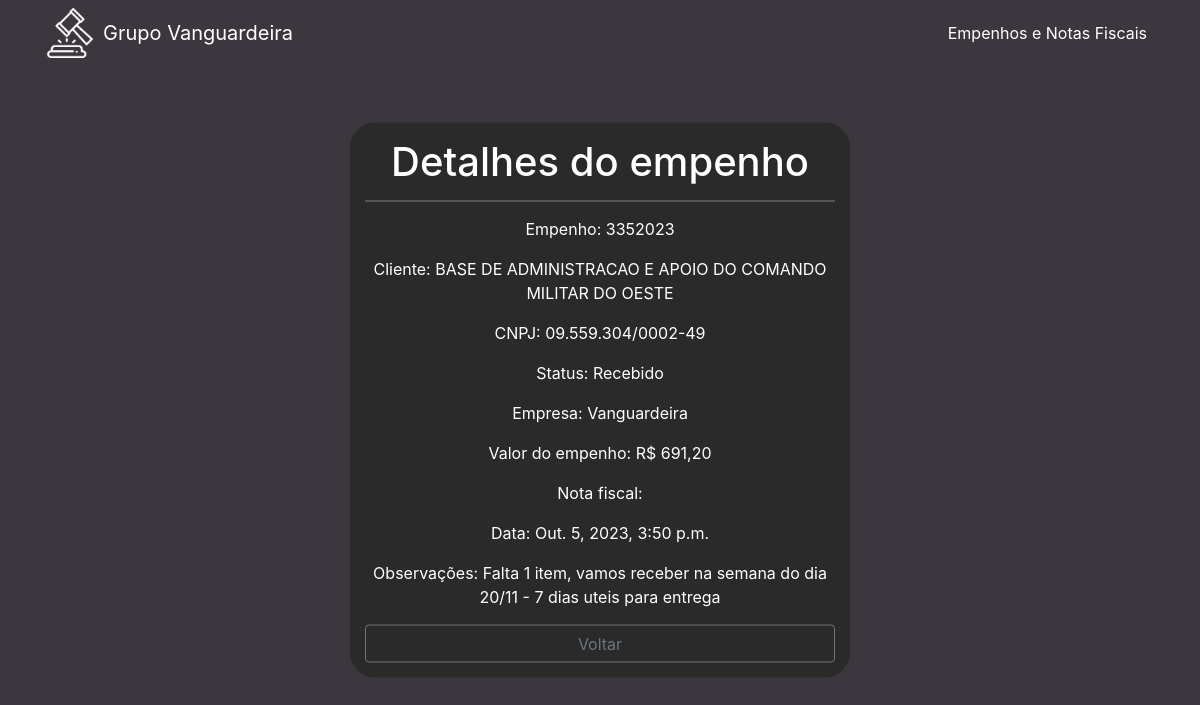
The app's page /detalhe/2179/, older data.
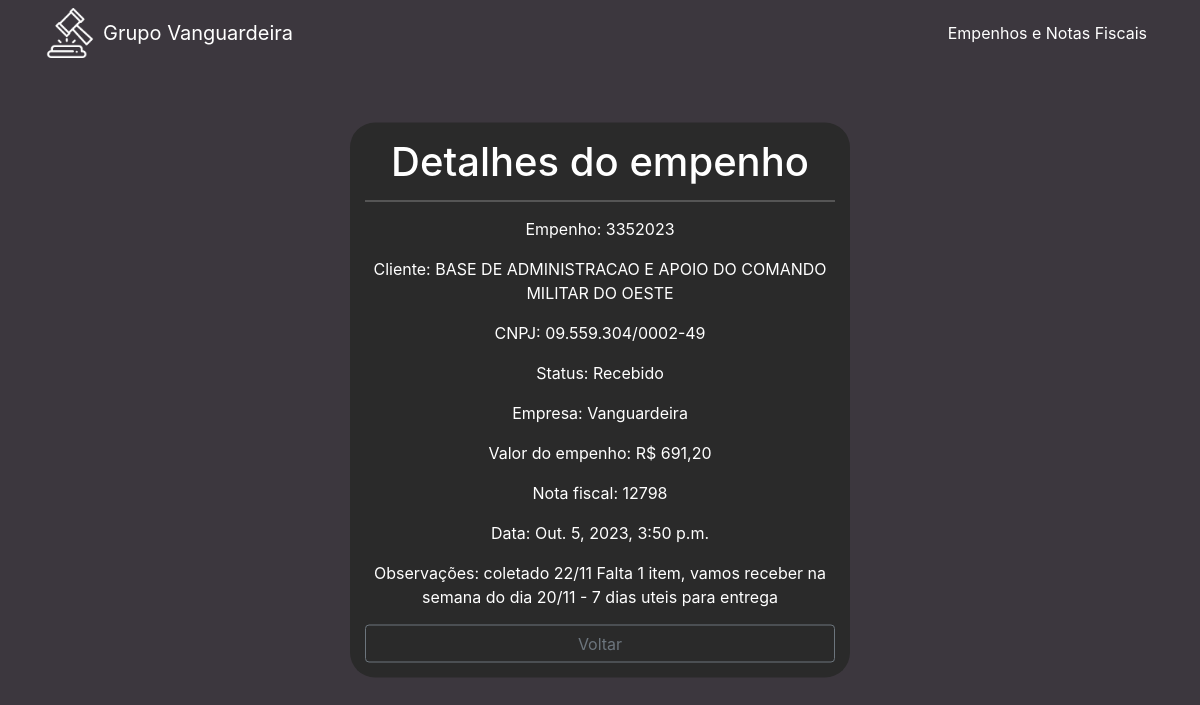
The same page, newer data.
### cliente/models.py (models this page shows, shortened)
class Cliente(models.Model):
    numero = models.CharField(max_length=255)
    nome = models.CharField(max_length=255)
    cnpj = models.CharField(max_length=255)
    data_criacao = models.DateTimeField(default=timezone.now)
    categoria = models.ForeignKey(Categoria, on_delete=models.DO_NOTHING)
    empresa = models.ForeignKey(Empresa, on_delete=models.DO_NOTHING)
    empenho = models.FileField(upload_to='empenhos/', max_length=500)
    nfe = models.FileField(upload_to='notas/', max_length=500, default='0', blank=True)
    n_nfe = models.CharField(max_length=255, blank=True)
    descricao = models.TextField(blank=True)
    valor = models.CharField(max_length=255)

class Categoria(models.Model):
    nome = models.CharField(max_length=255)
    def __str__(self):
        return self.nome

class Empresa(models.Model):
    nome = models.CharField(max_length=255)
    def __str__(self):
        return self.nome

### cliente/views.py (the view)
# urls.py: path('detalhe/<int:pk>/', views.detalhe, name="detalhe"),
def detalhe(request, pk):
    cliente = Cliente.objects.get(pk=pk)
    return render(request, 'cliente/detalhe.html', {'cliente': cliente})

### cliente/templates/cliente/detalhe.html
{% extends 'base.html' %}
{% block conteudo %}
<div class="contents">
    <h1>Detalhes do empenho</h1>
    <div class="contents-info">
        <p>Empenho: {{ cliente.numero }}</p>
        <p>Cliente: {{ cliente.nome }}</p>
        <p>CNPJ: {{ cliente.cnpj }}</p>
        <p>Status: {{ cliente.categoria }}</p>
        <p>Empresa: {{ cliente.empresa }}</p>
        <p>Valor do empenho: R$ {{ cliente.valor }}</p>
        <p>Nota fiscal: {{ cliente.n_nfe }}</p>
        <p>Data: {{ cliente.data_criacao }}</p>
        <p>Observações: {{ cliente.descricao }}</p>
        <a href="{{ request.META.HTTP_REFERER }}" class="btn btn-outline-secondary" style="width: 100%">Voltar</a>
    </div>
</div>
{% endblock%}

### templates/base.html (shortened to what this page needs)
{% load static %}
<!DOCTYPE html>
<html lang="pt-br">
<head>
  {% include 'partials/_head.html' %}
</head>
<body>
  {% include 'partials/_nav.html' %}
  {% block conteudo %}{% endblock %}
</body>
</html>

### templates/partials/_head.html (shortened to what this page needs)
{% load static %}
<link href="https://cdn.jsdelivr.net/npm/bootstrap@5.3.0-alpha1/dist/css/bootstrap.min.css" rel="stylesheet">
<link href="{% static 'vendor/bootstrap/css/bootstrap.min.css' %}" rel="stylesheet">
<link rel="stylesheet" href="{% static 'vendor/css/style.css' %}">
<link rel="stylesheet" href="https://cdn.jsdelivr.net/npm/bootstrap-icons@1.10.3/font/bootstrap-icons.css">

### templates/partials/_nav.html (shortened to what this page needs)
{% load static %}
<nav class="navbar navbar-expand-lg navbar-dark bg-dark static-top">
    <div class="container">
      <img class="mr-2" src="{% static 'img/vanguardeira.png'%}" style="width: 50px; height: 50px; filter: invert(100%)">
      <a class="navbar-brand" href="#">Grupo Vanguardeira</a>
      <div class="collapse navbar-collapse" id="navbarResponsive">
        <ul class="navbar-nav ml-auto">
          <li class="nav-item">
            <a class="nav-link active" href="{% url 'cliente' %}">Empenhos e Notas Fiscais</a>
          </li>
        </ul>
      </div>
    </div>
  </nav>

Row changes from the older to the newer data that the page shows:
changed Cliente "BASE DE ADMINISTRACAO E APOIO DO COMANDO MILITAR DO OESTE": n_nfe (not shown) → "12798"; descricao "Falta 1 item, vamos receber na semana do dia 20/11 - 7 dias uteis para entrega" → "coletado 22/11 Falta 1 item, vamos receber na semana do dia 20/11 - 7 dias uteis para entrega"
